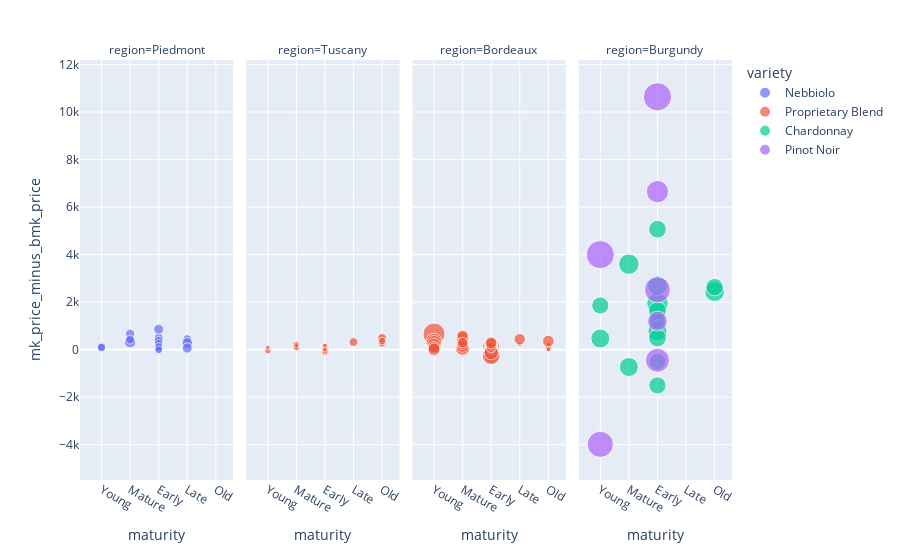

The notebook cell this image was saved under:
### Markdown cell above
#### Below you can see the maturity of wines against the increase/decrease in price metric. Each wine is colored according to wine variety and sized by market price We can see that most of the extreme values occur in the Early and and Young Wines. Extreme values are dominated by both Pinot Noir and Chardonnay, both Burgundian varietals. Nebbiolo shows best increase in price around Early and Mature, Tuscans are best at Late and Old. Bordeaux wines vary fairly evenly, although Early Bordeaux wines tend more to a decrease in price.

### Code cell
wine_maturity = px.scatter(merge, x="maturity", y="mk_price_minus_bmk_price", color="variety", size="marketPrice", facet_col="region")
wine_maturity.show()

### Figure 1 — Plotly figure (JSON) as saved in the notebook; plotly's stock layout.template omitted (floating-point values rounded to 4 significant figures)
{"data": [{"hovertemplate": "variety=Nebbiolo<br>region=Piedmont<br>maturity=%{x}<br>mk_price_minus_bmk_price=%{y}<br>marketPrice=%{marker.size}<extra></extra>", "legendgroup": "Nebbiolo", "marker": {"color": "#636efa", "size": [1480, 1850, 1800, 1596, 2500, 2260, 2199, 1800, 1350, 1550, 1350, 2872, 1500, 1400, 1299, 1755], "sizemode": "area", "sizeref": 42.95, "symbol": "circle"}, "mode": "markers", "name": "Nebbiolo", "orientation": "v", "showlegend": true, "type": "scatter", "x": ["Young", "Mature", "Early", "Late", "Late", "Late", "Early", "Early", "Early", "Early", "Early", "Mature", "Young", "Early", "Early", "Mature"], "xaxis": "x", "y": [124, 670, 500, 451, 280, 70, 859, 360, -2, 250, 90, 318, 92, 124, -1, 425], "yaxis": "y"}, {"hovertemplate": "variety=Proprietary Blend<br>region=Tuscany<br>maturity=%{x}<br>mk_price_minus_bmk_price=%{y}<br>marketPrice=%{marker.size}<extra></extra>", "legendgroup": "Proprietary Blend", "marker": {"color": "#EF553B", "size": [1110, 460, 1408, 574, 520, 660, 540, 1700, 1408, 1024, 1326, 958, 960, 1100, 980, 1200, 1300, 1000, 1678, 857, 420, 1245, 475, 870, 480, 487, 540, 600], "sizemode": "area", "sizeref": 42.95, "symbol": "circle"}, "mode": "markers", "name": "Proprietary Blend", "orientation": "v", "showlegend": true, "type": "scatter", "x": ["Early", "Early", "Old", "Old", "Mature", "Mature", "Mature", "Late", "Mature", "Early", "Early", "Mature", "Mature", "Mature", "Early", "Early", "Early", "Early", "Old", "Early", "Mature", "Old", "Early", "Young", "Young", "Early", "Early", "Mature"], "xaxis": "x2", "y": [-94, 40, 258, 223, 60, 270, 240, 322, 170, -48, 156, 98, 110, 90, 150, 118, 100, 140, 498, 57, 78, 363, 87, -50, 100, 167, -4, 192], "yaxis": "y2"}, {"hovertemplate": "variety=Proprietary Blend<br>region=Bordeaux<br>maturity=%{x}<br>mk_price_minus_bmk_price=%{y}<br>marketPrice=%{marker.size}<extra></extra>", "legendgroup": "Proprietary Blend", "marker": {"color": "#EF553B", "size": [3910, 3700, 6250, 4400, 3720, 3920, 3700, 780, 1040, 738, 10500, 3900, 6250, 1082, 870, 900, 3826, 800, 907, 450, 550, 1000, 900, 990, 525, 3560, 750, 6830, 975, 530, 880, 850, 4850, 3758, 840, 420, 3800, 450, 400, 490, 490, 820, 400, 5415, 400, 300, 950, 350, 477, 5415, 4820, 496, 3600, 790, 2973, 3300, 408, 2820, 468, 4425, 2900, 2690, 2750, 3295, 3400, 2590, 3800, 2300, 2360, 2580, 2960, 2730, 3144, 2761], "sizemode": "area", "sizeref": 42.95, "symbol": "circle"}, "mode": "markers", "name": "Proprietary Blend", "orientation": "v", "showlegend": false, "type": "scatter", "x": ["Mature", "Young", "Early", "Early", "Young", "Early", "Early", "Early", null, "Young", "Young", "Mature", "Young", "Early", "Old", "Mature", "Early", "Old", "Old", "Old", "Early", "Early", "Young", "Early", "Late", "Early", "Early", "Early", "Early", "Early", "Mature", "Early", "Mature", "Mature", "Early", "Early", "Young", "Early", "Mature", "Early", "Early", "Early", "Early", "Young", "Early", "Mature", null, "Young", "Young", "Young", null, "Young", "Mature", "Early", "Old", "Mature", null, "Late", "Old", "Early", "Early", "Early", "Mature", "Early", "Young", "Mature", "Young", "Mature", "Early", "Young", "Young", "Early", "Young", null], "xaxis": "x3", "y": [110, 0, 134, 0, 240, 40, 180, 98, 90, -22, 656, 216, 328, 34, 165, 100, -290, 55, 102, 230, 130, 12, 37, 0, 225, 35, -40, -256, -51, 80, 155, -10, 50, 68, 59, -112, 240, 110, 68, -14, -4, 85, 100, 177, 45, -4, 108, 26, 117, 265, 660, 184, 499, -4, 363, 145, 51, 442, 3, -125, 250, 190, 245, 295, 50, 590, 195, 300, 100, 80, 116, 272, 24, 359], "yaxis": "y3"}, {"hovertemplate": "variety=Chardonnay<br>region=Burgundy<br>maturity=%{x}<br>mk_price_minus_bmk_price=%{y}<br>marketPrice=%{marker.size}<extra></extra>", "legendgroup": "Chardonnay", "marker": {"color": "#00cc96", "size": [8000, 9950, 7000, 7800, 8400, 7906, 6800, 6396, 6900, 6552, 6360, 5600, 8400, 9000, 6000, 7812], "sizemode": "area", "sizeref": 42.95, "symbol": "circle"}, "mode": "markers", "name": "Chardonnay", "orientation": "v", "showlegend": true, "type": "scatter", "x": [null, "Early", "Early", "Young", "Old", "Early", "Early", "Early", "Early", "Old", "Young", "Early", "Early", "Mature", "Early", "Mature"], "xaxis": "x4", "y": [1026, 1950, 1640, 470, 2440, 782, 5070, -1504, 495, 2632, 1860, 1200, 2700, 3600, -500, -728], "yaxis": "y4"}, {"hovertemplate": "variety=Pinot Noir<br>region=Burgundy<br>maturity=%{x}<br>mk_price_minus_bmk_price=%{y}<br>marketPrice=%{marker.size}<extra></extra>", "legendgroup": "Pinot Noir", "marker": {"color": "#ab63fa", "size": [14766, 14520, 17180, 8400, 12402, 17000, 10650, 8016], "sizemode": "area", "sizeref": 42.95, "symbol": "circle"}, "mode": "markers", "name": "Pinot Noir", "orientation": "v", "showlegend": true, "type": "scatter", "x": ["Young", "Early", "Early", "Early", "Early", "Young", "Early", null], "xaxis": "x4", "y": [-3984, 2520, 10642, 1200, -448, 4000, 6650, 726], "yaxis": "y4"}], "layout": {"annotations": [{"font": {}, "showarrow": false, "text": "region=Piedmont", "x": 0.1175, "xanchor": "center", "xref": "paper", "y": 1, "yanchor": "bottom", "yref": "paper"}, {"font": {}, "showarrow": false, "text": "region=Tuscany", "x": 0.3725, "xanchor": "center", "xref": "paper", "y": 1, "yanchor": "bottom", "yref": "paper"}, {"font": {}, "showarrow": false, "text": "region=Bordeaux", "x": 0.6275, "xanchor": "center", "xref": "paper", "y": 1, "yanchor": "bottom", "yref": "paper"}, {"font": {}, "showarrow": false, "text": "region=Burgundy", "x": 0.8825, "xanchor": "center", "xref": "paper", "y": 1, "yanchor": "bottom", "yref": "paper"}], "legend": {"itemsizing": "constant", "title": {"text": "variety"}, "tracegroupgap": 0}, "margin": {"t": 60}, "xaxis": {"anchor": "y", "domain": [0, 0.235], "title": {"text": "maturity"}}, "xaxis2": {"anchor": "y2", "domain": [0.255, 0.49], "matches": "x", "title": {"text": "maturity"}}, "xaxis3": {"anchor": "y3", "domain": [0.51, 0.745], "matches": "x", "title": {"text": "maturity"}}, "xaxis4": {"anchor": "y4", "domain": [0.765, 1.0], "matches": "x", "title": {"text": "maturity"}}, "yaxis": {"anchor": "x", "domain": [0, 1], "title": {"text": "mk_price_minus_bmk_price"}}, "yaxis2": {"anchor": "x2", "domain": [0, 1], "matches": "y", "showticklabels": false}, "yaxis3": {"anchor": "x3", "domain": [0, 1], "matches": "y", "showticklabels": false}, "yaxis4": {"anchor": "x4", "domain": [0, 1], "matches": "y", "showticklabels": false}}}
